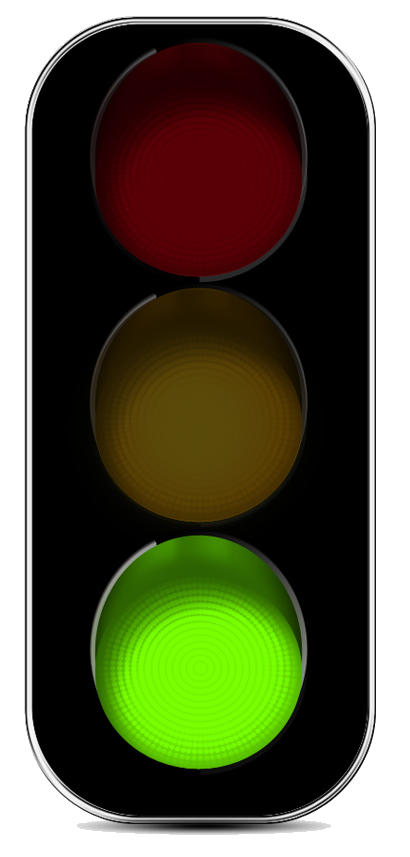
#> input picture SIEMB/Projeto/Images/trafic_light_green.png, 410 x 857 px, found by its file name
$ python test.py
#> lines starting #> are read from the running program, lines starting #| are printed output that depends on the picture; after the words box and inside, x2 and y2 are one past the last pixel; in counts of white or black regions, pixels touching at a corner belong together
'''
Projeto Final de SIEMB
Professor: Pires
Título: Controle de pequenos motores a partir de imagens.
Grupo 10
'''

import cv2
import numpy as np
import skimage.exposure as exposure
import serial


#Conectando com o Arduino
arduino = serial.Serial('COM4', 9600)

while True:
    #Importando a imagem
    img = cv2.imread("/home/nishimura/Documents/SIEMB/Projeto/Images/trafic_light_green.png")
#> img is the input picture: shape (857, 410, 3); mean B, G, R 66.2, 92.6, 90.6

    # Calculando o histograma 2 para os canais de vermelho e verde
    histGR = cv2.calcHist([img], [1, 2], None, [256, 256], [0, 256, 0, 256])
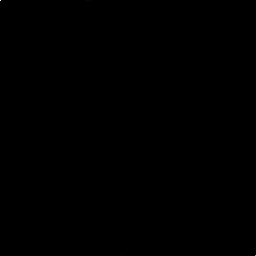
#> histGR: shape (256, 256) float32; min 0, max 114524, mean 5.4; drawn with min black and max white

    # Transformando o valor do histograma em um valor entre 0 e 255
    histScaled = exposure.rescale_intensity(histGR, in_range=(0,1), out_range=(0,255)).clip(0,255).astype(np.uint8)
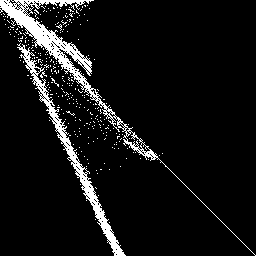
#> histScaled: shape (256, 256); 7.7% white; 286 white regions (284 under 20 px), largest, box (x1, y1, x2, y2) and area: (0, 0, 256, 256) 2776, (17, 43, 126, 256) 1754

    # Criando as máscaras
    ww = 256
    hh = 256
    ww13 = ww // 3
    ww23 = 2 * ww13
    hh13 = hh // 3
    hh23 = 2 * hh13
    black = np.zeros_like(histScaled, dtype=np.uint8)

    # Especificando os pontos em formato x,y no Opencv
    ptsUR = np.array( [[[ww13,0],[ww-1,hh23],[ww-1,0]]], dtype=np.int32 )
    redMask = black.copy()
    cv2.fillPoly(redMask, ptsUR, (255,255,255))
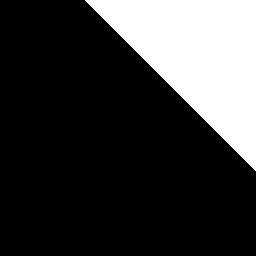
#> redMask: shape (256, 256); 22.4% white; 1 white region, box (x1, y1, x2, y2) and area: (85, 0, 256, 171) 14706
    ptsBL = np.array( [[[0,hh13],[ww23,hh-1],[0,hh-1]]], dtype=np.int32 )
    greenMask = black.copy()
    cv2.fillPoly(greenMask, ptsBL, (255,255,255))
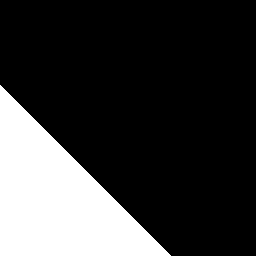
#> greenMask: shape (256, 256); 22.4% white; 1 white region, box (x1, y1, x2, y2) and area: (0, 85, 171, 256) 14706

    #Comparando os histogramas com as máscaras
    region = cv2.bitwise_and(histScaled,histScaled,mask=redMask)
#> region: shape (256, 256); 0.02% white in thin lines or dots, all inside (x1, y1, x2, y2) = (85, 0, 94, 4)
    redCount = np.count_nonzero(region)
#> redCount = 16
    region = cv2.bitwise_and(histScaled,histScaled,mask=greenMask)
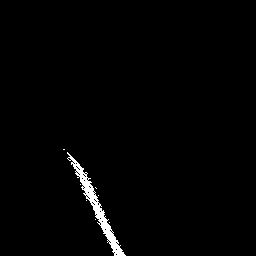
#> region: shape (256, 256); 1.3% white; 8 white regions (7 under 20 px), largest, box (x1, y1, x2, y2) and area: (67, 152, 126, 256) 873
    greenCount = np.count_nonzero(region)
#> greenCount = 882
    print('redCount:',redCount)
#| redCount: 16
    print('greenCount:',greenCount)
#| greenCount: 882

    # Classificando as cores
    threshCount = 100

    if redCount > greenCount and redCount > threshCount:
        color = "red"
        arduino.write('0'.encode())
    elif greenCount > redCount and greenCount > threshCount:
        color = "green"
        arduino.write('2'.encode())
    elif redCount < threshCount and greenCount < threshCount:
        color = "yellow"
        arduino.write('1'.encode())
    else:
        color = "other"
    print("color: ",color)


'''
Para imprimir as máscaras e o histograma

#Salvando os resultados
cv2.imwrite(name + '_histogram.jpg', histScaled)
cv2.imwrite('redMask.jpg', redMask)
cv2.imwrite('greenMask.jpg', greenMask)

#Visualizando os resultados
cv2.imshow("hist", histScaled)
cv2.imshow("redMask", redMask)
cv2.imshow("greenMask", greenMask)
cv2.waitKey(0)
cv2.destroyAllWindows()

'''
